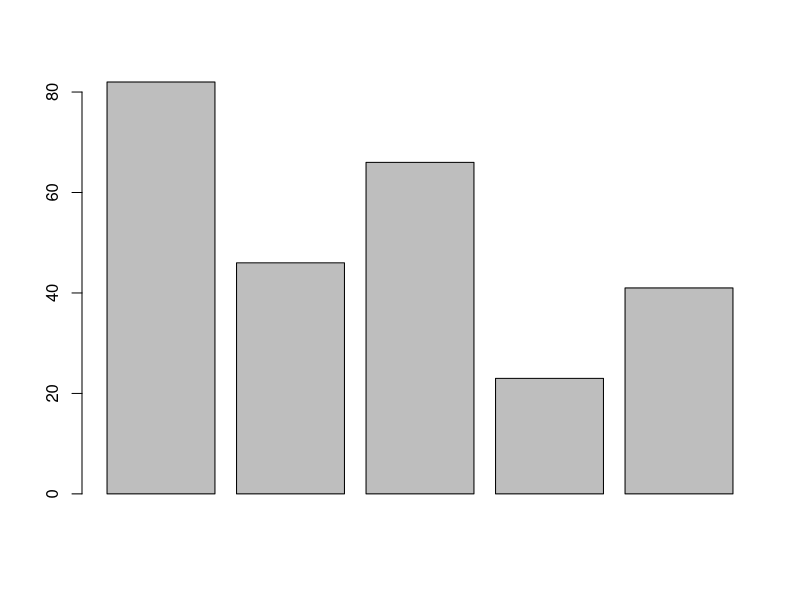
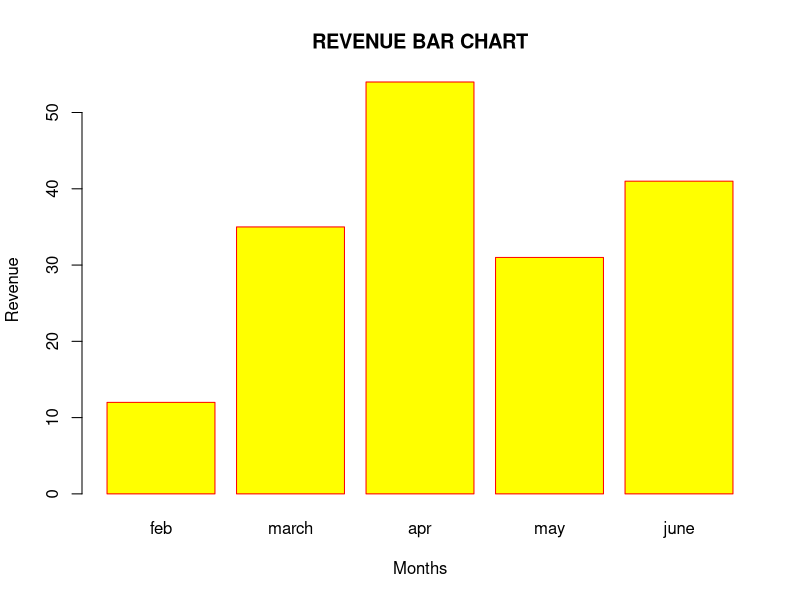
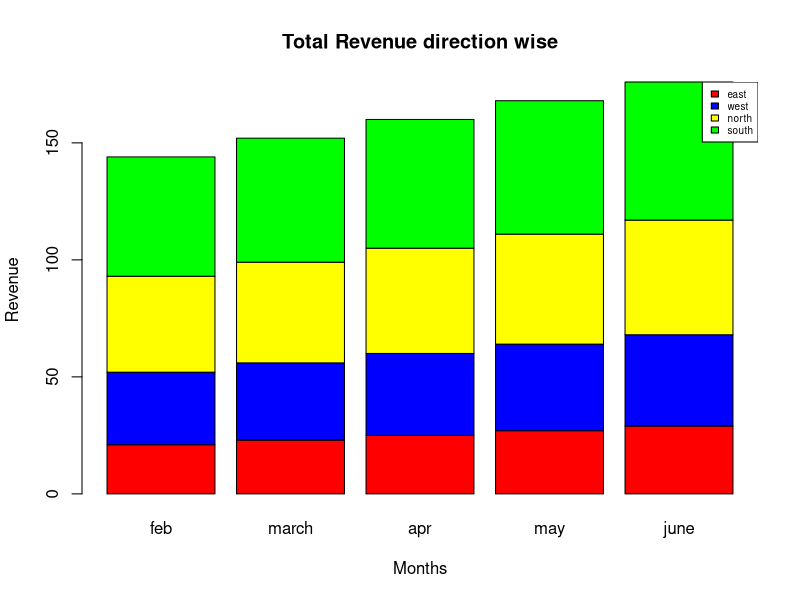

These figures' R source, in order:
# barplot(h,xlab,ylab,main,names,arg,col)
# h= is a vector or matrix which contains numeric values use in the bars
# xlab= A label for the x axis
# ylab = a label for the y axis
# main= A title for the bar chart
# names.arg = a vector of names that will appear under each bar
# col= used to give colors to each bars

#(1)
h1<- c(82,46,66,23,41)
barplot(h1)

#(2)
h2<- c(12,35,54,31,41)
m2<- c("feb","march","apr","may","june")
barplot(h2,names.arg=m2,xlab="Months",ylab="Revenue",col="yellow",main="REVENUE BAR CHART", border="red")

#(3)
months<- c("feb","march","apr","may","june")
regions<- c("east","west","north","south")
values<- matrix(c(21,23,25,27,29,31,33,35,37,39,41,43,45,47,49,51,53,55,57,59),nrow=4, ncol=5, byrow=TRUE)
View(values)
barplot(values, main="Total Revenue direction wise", names.arg=months, xlab="Months",ylab="Revenue",col=c("red","blue","yellow","green"))
legend("topright",regions,cex=0.6,fill=c("red","blue","yellow","green"))
# hua kya= staked bar chart
# matrix ka each column, bar chart ka ek full vertical block ban jayega
# and each row of matrix will be the different colored stakes, in each bar.